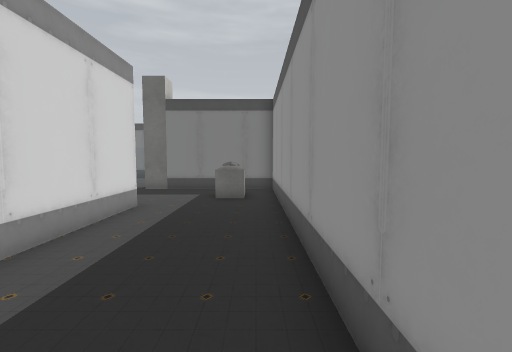
View 1 (above)

17 first-person views from a walk through a Unity game level. The camera is 1.4 m above the floor, tilts 4° down and sees 90° across. The floor is counted in squares, 1 m on a side. Each view is taken from the middle of a square. On the plan, view 1 faces up. The plan holds only what a view shows up to about 13 squares ahead; the rest is blank. The player character is not drawn. Door leaves are left out, so doorways stand open. Some surface patterns are stand-ins.

View 2
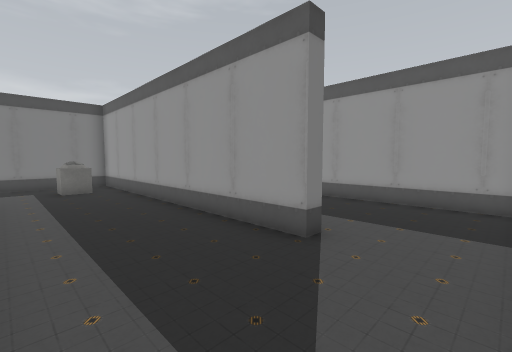

View 3
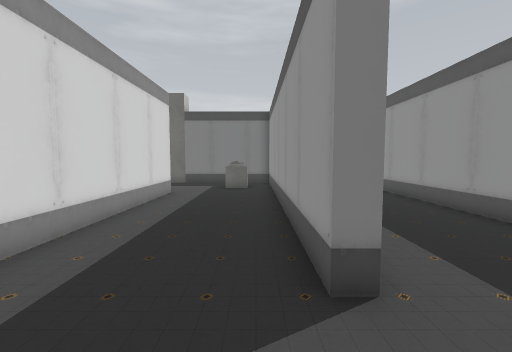

View 4
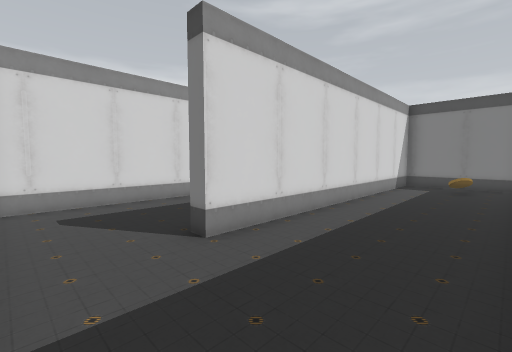

View 5
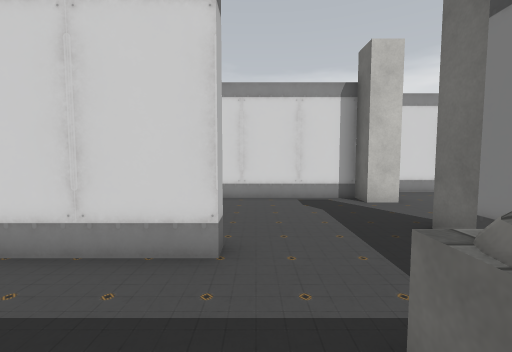

View 6
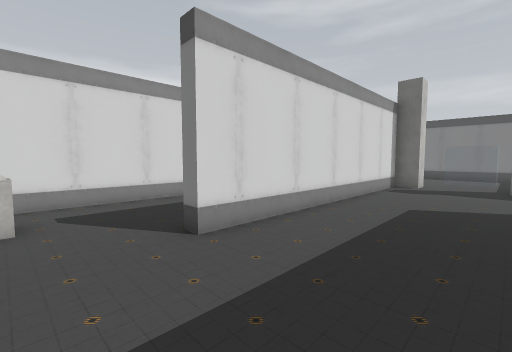

View 7
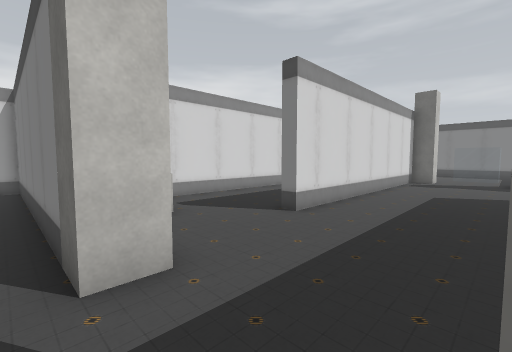

View 8
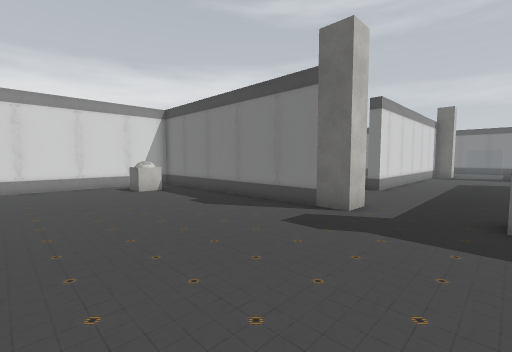

View 9
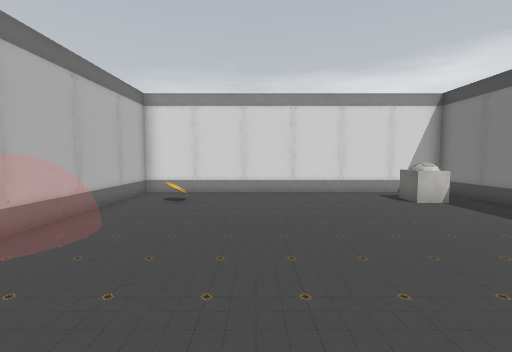

View 10
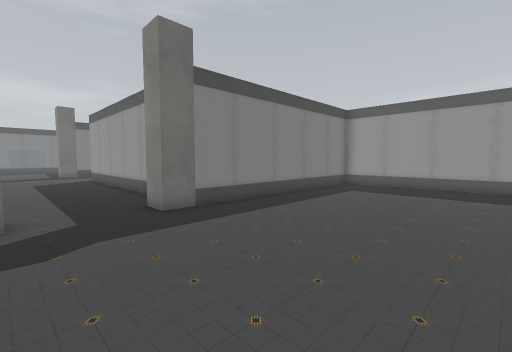

View 11
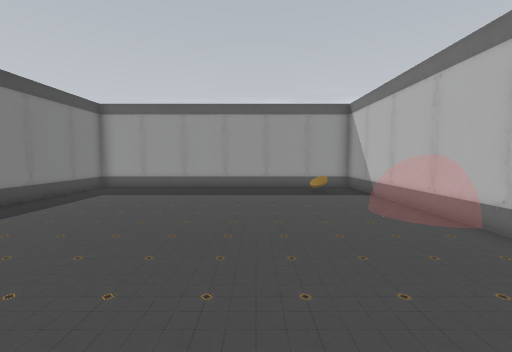

View 12
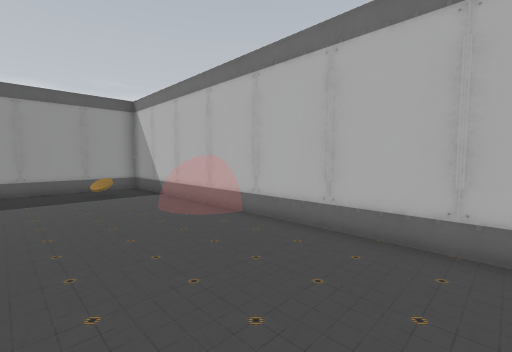

View 13
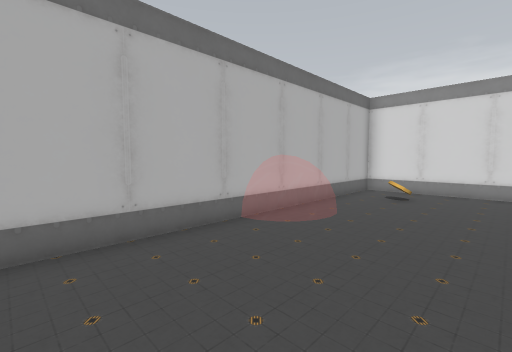

View 14
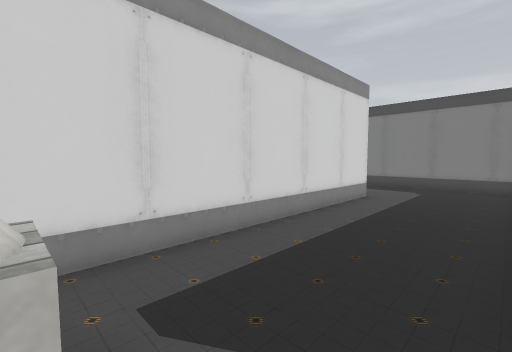

View 15
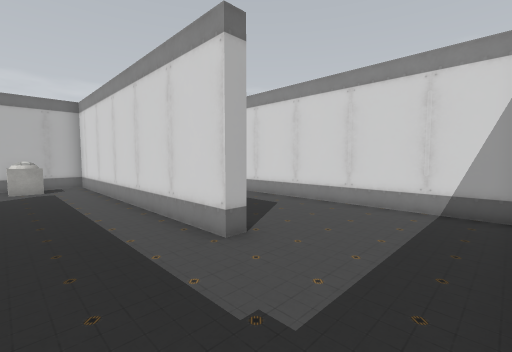

View 16
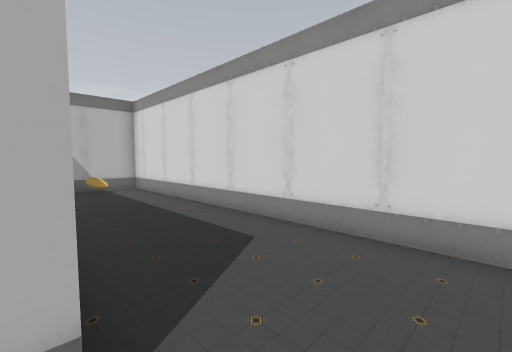

View 17
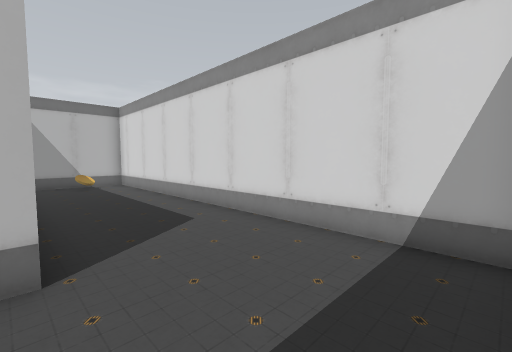

### Floor plan
Points are (right, up) in squares from view 1. A wall is a line through its corners. A room is listed if a view was taken in it or the views show most of it. See-through windows are left out.
Room 1 (views 1, 2, 3, 4, 5, 6, 14, 15, 16, 17)
walls: (-4, 7.5) (-3.5, 7.5) (-3.5, -3.1); (-4, -1.1) (-4, 3.4); (-8, 11.5) (-9, 11.5) (-9, 0.5) (-9.5, 0.5); (-9.9, 11.5) (-15, 11.5); (-14.4, 7.5) (-13.7, 7.5) (-13.7, -3.5) (-10.9, -3.5); (-18.5, 11.1) (-18.5, -3.5) (-15, -3.5); (5.1, 11.5) (1.3, 11.5) (1.3, -0.5) (0.8, -0.5) (0.8, 11.5) (-5, 11.5); (5.5, -3.1) (5.5, 8)
ways out: open door at (-6.5, -4) to room 2; open door at (-6.5, 12)
objects: coin (-17, -2); other object (-12, -3) to (-11, -2); other object (-1, 9) to (-1, 10); coin (4, 10)
Room 2 (views 7, 8, 9, 10, 11, 12, 13)
walls: (-8, -4.5) (-18.5, -4.5) (-18.5, -16.5) (-13.5, -16.5); (-11.5, -16.5) (-1.5, -16.5); (0.5, -16.5) (5.5, -16.5) (5.5, -4.5) (-5, -4.5)
ways out: open door at (-6.5, -4) to room 1
objects: other object (-17, -7) to (-16, -6); other object (-16, -15); coin (4, -15)

Positions as (right, up) in squares from view 1, and headings:
1: (0, 0), facing up
2: (-3, -3), facing up-right
3: (0, -3), facing up
4: (5, -3), facing up-left
5: (0, 8), facing left
6: (-5, -2), facing up-left
7: (-5, -5), facing up-left
8: (-5, -11), facing up-left
9: (-8, -12), facing left
10: (-8, -11), facing up-right
11: (-7, -12), facing right
12: (-7, -12), facing down-right
13: (-7, -12), facing down-left
14: (-10, -2), facing up-left
15: (-11, 11), facing down-left
16: (-14, 9), facing down-left
17: (-14, 11), facing down-left
